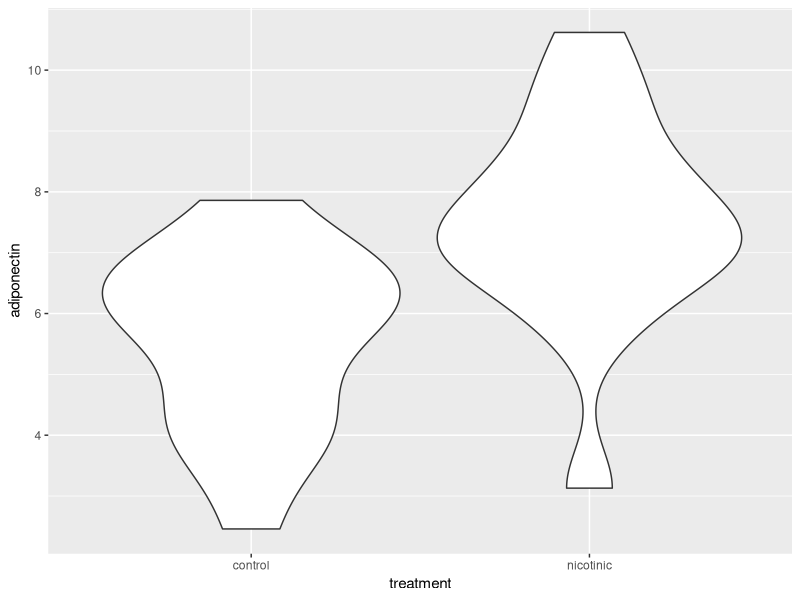
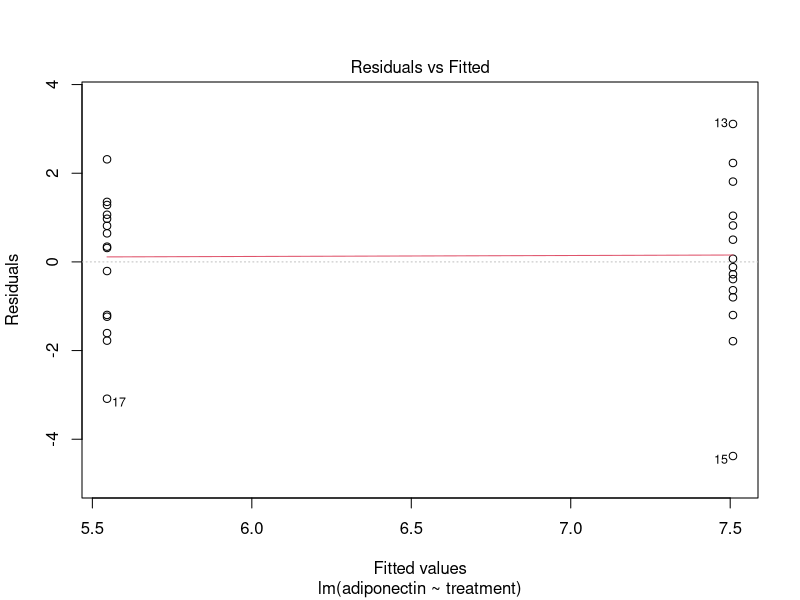
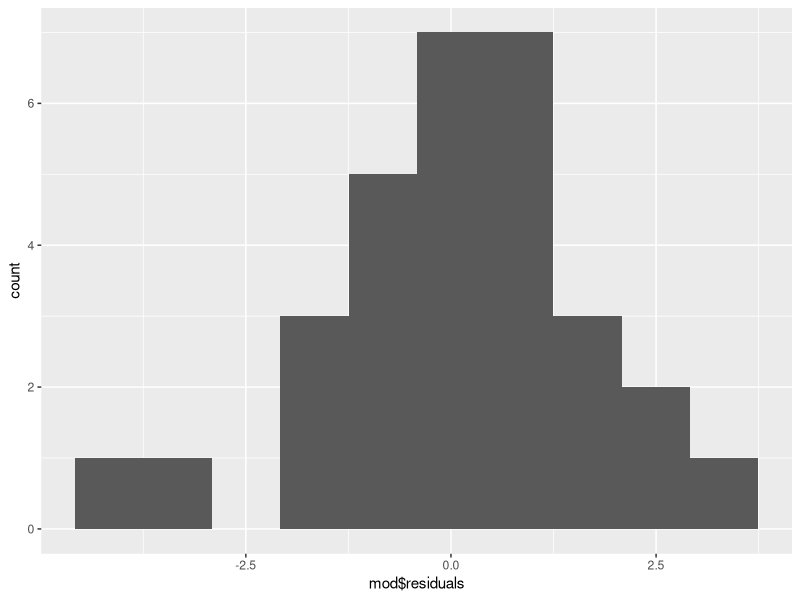
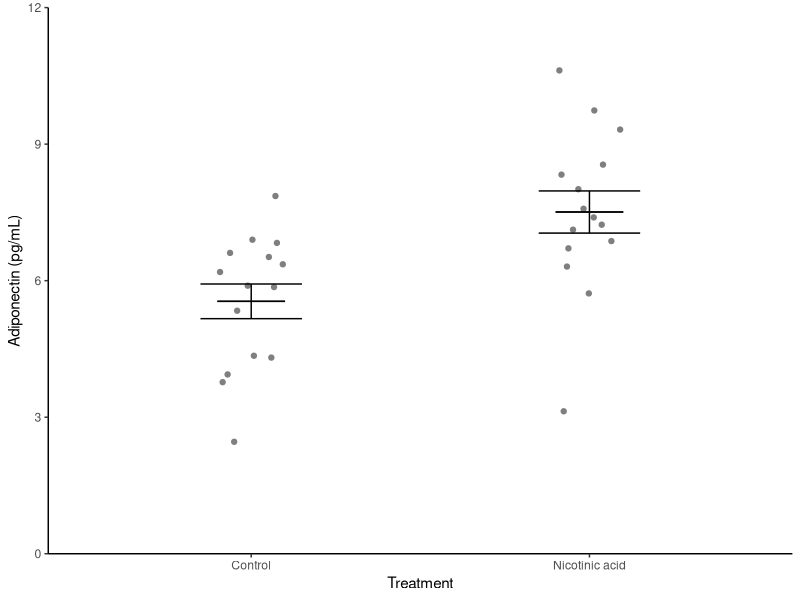
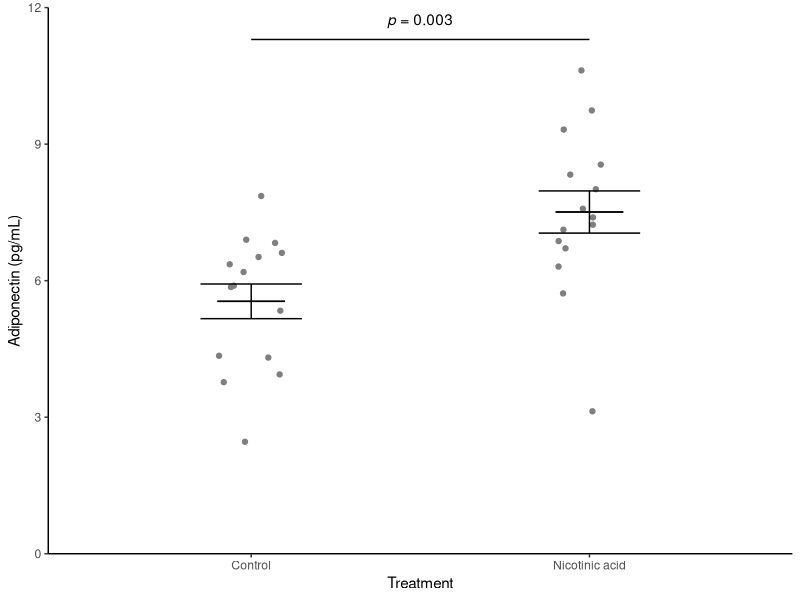
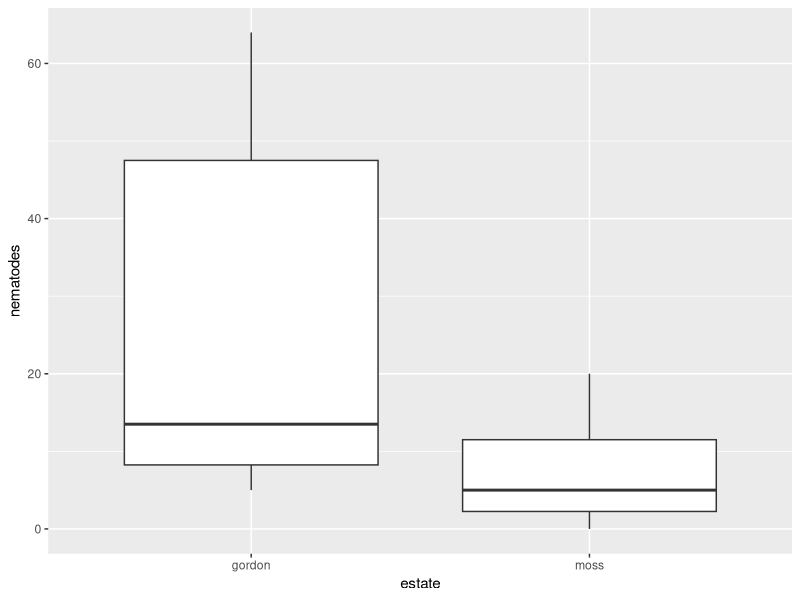
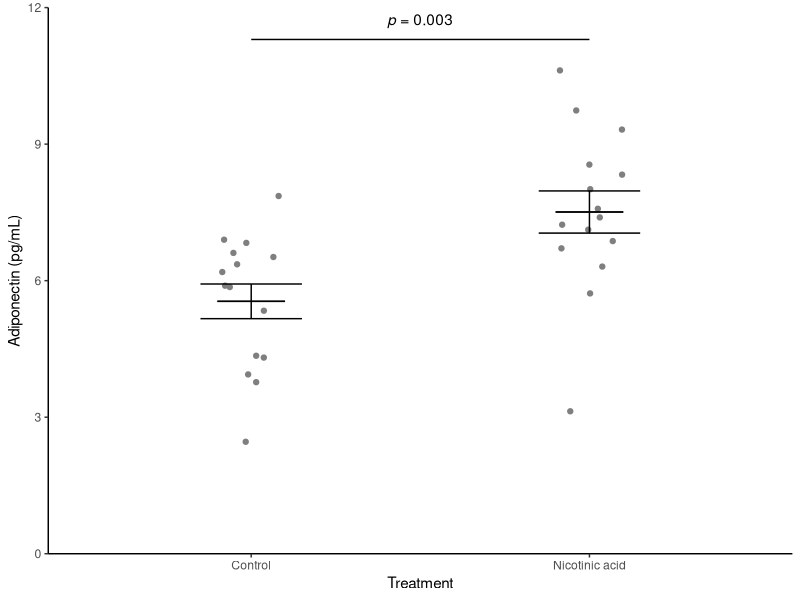
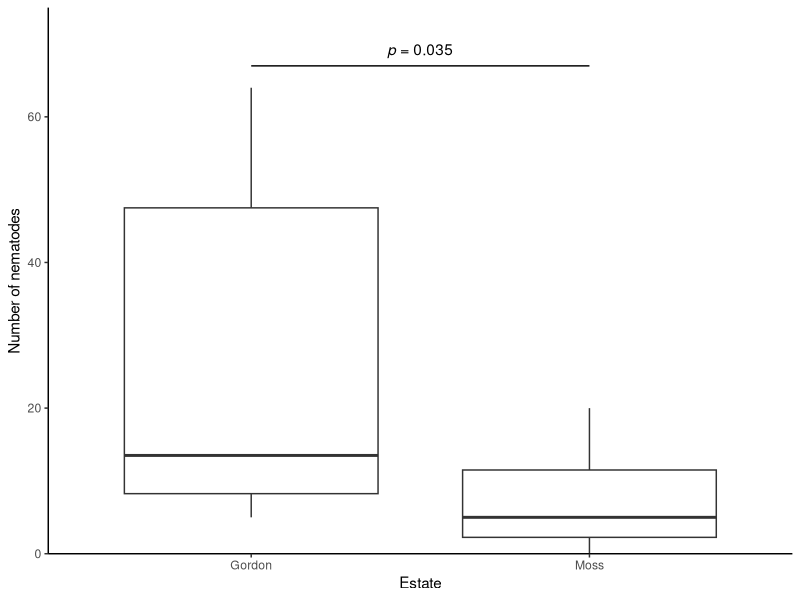

Here is the R script that generated these plots, in order:
## ---- chunk 1
#| include: false
library(tidyverse)
library(kableExtra)
## ---- chunk 2
#| include: false  

#| #---CODING ANSWER---
adip  <-  read_table("data-raw/adipocytes.txt")
str(adip)
## ---- chunk 3
ggplot(data = adip, aes(x = treatment, y = adiponectin)) +
  geom_violin()
## ---- chunk 4
#| include: false  

#| #---CODING ANSWER---

adip_summary <- adip %>%
  group_by(treatment) %>%
  summarise(mean = mean(adiponectin),
            std = sd(adiponectin),
            n = length(adiponectin),
            se = std/sqrt(n))

## ---- chunk 5
#| echo: false
knitr::kable(adip_summary) %>% 
  kableExtra::kable_styling()
## ---- chunk 6
mod <- lm(data = adip,
          adiponectin ~ treatment)
## ---- chunk 7
summary(mod)
## ---- chunk 8
#| include: false

#---CODING ANSWER-

plot(mod, which = 1)
## ---- chunk 9
#| include: false

#---CODING ANSWER-

ggplot(mapping = aes(x = mod$residuals)) + 
  geom_histogram(bins = 10)
## ---- chunk 10
#| include: false

#---CODING ANSWER-

shapiro.test(mod$residuals)
## ---- chunk 11
#| echo: false

#---CODING ANSWER---
ggplot() +
  geom_point(data = adip, aes(x = treatment, y = adiponectin),
             position = position_jitter(width = 0.1, height = 0),
             colour = "gray50") +
  geom_errorbar(data = adip_summary, 
                aes(x = treatment, ymin = mean - se, ymax = mean + se),
                width = 0.3) +
  geom_errorbar(data = adip_summary, 
                aes(x = treatment, ymin = mean, ymax = mean),
                width = 0.2) +
  scale_y_continuous(name = "Adiponectin (pg/mL)", 
                     limits = c(0, 12), 
                     expand = c(0, 0)) +
  scale_x_discrete(name = "Treatment", 
                   labels = c("Control", "Nicotinic acid")) +
  theme_classic()

## ---- chunk 12
#| echo: false

ggplot() +
  geom_point(data = adip, aes(x = treatment, y = adiponectin),
             position = position_jitter(width = 0.1, height = 0),
             colour = "gray50") +
  geom_errorbar(data = adip_summary, 
                aes(x = treatment, ymin = mean - se, ymax = mean + se),
                width = 0.3) +
  geom_errorbar(data = adip_summary, 
                aes(x = treatment, ymin = mean, ymax = mean),
                width = 0.2) +
  scale_y_continuous(name = "Adiponectin (pg/mL)", 
                     limits = c(0, 12), 
                     expand = c(0, 0)) +
  scale_x_discrete(name = "Treatment", 
                   labels = c("Control", "Nicotinic acid")) +
  annotate("segment", x = 1, xend = 2, 
           y = 11.3, yend = 11.3,
           colour = "black") +
  annotate("text", x = 1.5,  y = 11.7, 
           label = expression(italic(p)~"= 0.003")) +
  theme_classic()
## ---- chunk 13
#| include: false

#---CODING ANSWER---

# Assign the figure to a variable
fig1 <- ggplot() +
  geom_point(data = adip, aes(x = treatment, y = adiponectin),
             position = position_jitter(width = 0.1, height = 0),
             colour = "gray50") +
  geom_errorbar(data = adip_summary, 
                aes(x = treatment, ymin = mean - se, ymax = mean + se),
                width = 0.3) +
  geom_errorbar(data = adip_summary, 
                aes(x = treatment, ymin = mean, ymax = mean),
                width = 0.2) +
  scale_y_continuous(name = "Adiponectin (pg/mL)", 
                     limits = c(0, 12), 
                     expand = c(0, 0)) +
  scale_x_discrete(name = "Treatment", 
                   labels = c("Control", "Nicotinic acid")) +
  annotate("segment", x = 1, xend = 2, 
           y = 11.3, yend = 11.3,
           colour = "black") +
  annotate("text", x = 1.5,  y = 11.7, 
           label = expression(italic(p)~"= 0.003")) +
  theme_classic()

## ---- chunk 14
#| include: false

#---CODING ANSWER---

# save figure to figures/adipo.png
ggsave("figures/adipo.png",
       plot = fig1,
       width = 3.5,
       height = 3.5,
       units = "in",
       dpi = 300)

## ---- chunk 15
#| include: false  

#| #---CODING ANSWER---
grouse  <-  read_csv("data-raw/grouse.csv")
str(grouse)
## ---- chunk 16
#| include: false  

# ---CODING ANSWER---
grouse %>% 
  group_by(estate) %>% 
  summarise(median(nematodes))
## ---- chunk 17
wilcox.test(data = grouse, nematodes ~ estate)
## ---- chunk 18
ggplot(data = grouse, aes(x = estate, y = nematodes) ) +
  geom_boxplot() 
## ---- chunk 19
#| include: false  

# ---CODING ANSWER---

fig2 <- ggplot(data = grouse, aes(x = estate, y = nematodes) ) +
  geom_boxplot() + 
  scale_x_discrete(name = "Estate", 
                   labels = c("Gordon", "Moss")) +
  scale_y_continuous(name = "Number of nematodes",
                     expand = c(0, 0),
                     limits = c(0, 75)) +
  annotate("segment", x = 1, xend = 2, 
           y = 67, yend = 67,
           colour = "black") +
  annotate("text", x = 1.5,  y = 69, 
           label = expression(italic(p)~"= 0.035")) +
  theme_classic()

# save figure to figures/grouse.png
ggsave("figures/grouse.png",
       plot = fig2,
       width = 3,
       height = 3,
       units = "in",
       dpi = 300)
## ---- chunk 20
#| include: false  

#---CODING ANSWER---

# we need the readxl package
library(readxl)
bambara  <-  read_excel("data-raw/expr.xlsx")
## ---- chunk 21
bambara <- bambara |> 
  pivot_wider(names_from = temperature, 
              values_from = expression, 
              id_cols = probe_id)
## ---- chunk 22
mod <- lm(data = bambara, 
          highert - lowert ~ 1)
## ---- chunk 23
summary(mod)
